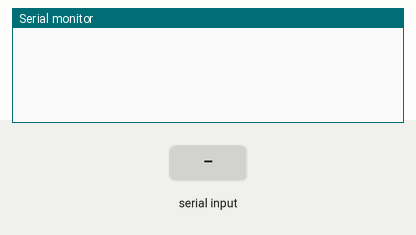
The sketch below on a simulated Arduino Uno, built with avr-gcc and run on an emulated ATmega328P. On the bench: the last lines printed to the serial monitor. The test bench sets the inputs (shaded band).

Above: at 1.2 s.
1.3 s: byte 30 received over Serial
At 2.6 s:
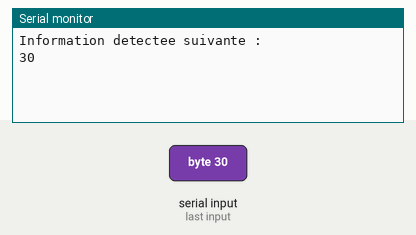
2.9 s: byte 90 received over Serial
At 3.8 s:
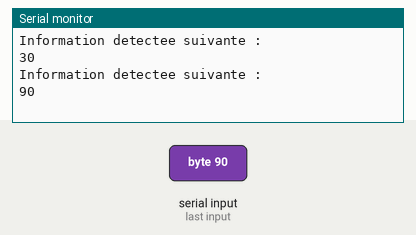
4.4 s: byte 120 received over Serial
At 5.0 s:
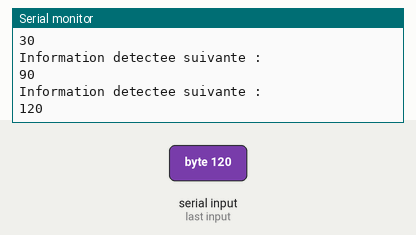

The sketch:

test_BT.ino
```cpp
void setup()
{
  Serial.begin(9600); // initialisation du débit série à 9600bauds/s
}

void loop()
{
  unsigned short codeBT;
  if (Serial.available() > 0)  //enclenchement par Bluetooth
  {
    codeBT = Serial.read();
    Serial.println("Information detectee suivante :");
    Serial.println(codeBT);

  }
  delay(100);

}
```

Measured:
- after the input at 1.3 s, the serial monitor: prints a new line after 0.10 s (image 1)
- after the input at 2.9 s, the serial monitor: prints a new line at once (image 2)
- after the input at 4.4 s, the serial monitor: prints a new line at once (image 3)
